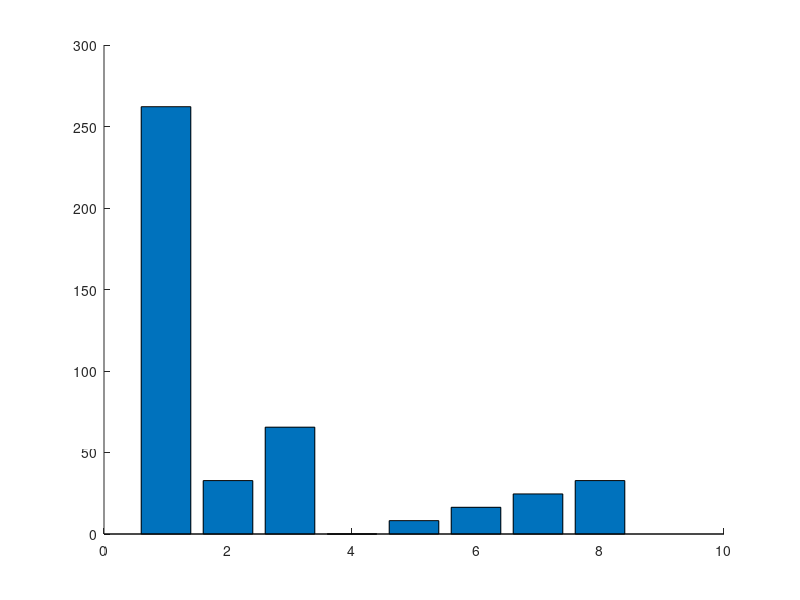

This chart was generated by the following MATLAB code: (Note: this script raises an error after producing the figure.)
% basic hybrid copy migration
	global wss numpages readrate dirtyrate pagesize b scinfo
	global totaltime downtime totaldata

% memory size in MB
r = 4096
r *= 1024 % convert to KB

% page dirty rate in percent (%): against to total memory pages
readrate = 0
prefix = strcat ("M4G_R", num2str(readrate))
readrate /= 100

dirtyrate = 100 
prefix = strcat (prefix, "_W", num2str(dirtyrate))
dirtyrate /= 100

% prediction accuracy 0 through 1
acc = 1

pagesize = 4 % in KB
numpages = r / pagesize

% delta compression rate
comp = 0.5 

% amount of CPU and device states in KB 
scinfo = 100

% working set size in number of pages
wss = numpages * 0.25

% 0: zero, 1: read, 2: dirtied, 3: inactive data
mem = zeros(1, numpages);

run = 1

%prefix = strcat (prefix, "_acc", num2str(acc), "_r", num2str(run))

% bandwidth in gbps
b = 1000 
b = b * 1024/8 % convert to KB

%fontsize = 10
fontsize = 18
%fontsize = 20

totaltime = 0;
downtime = 0;
totaldata = 0;

A = zeros(8, 3);

%%%%%%%%%%%%%%%%%%%%%%%%%%%%%%
% precopy migration
%%%%%%%%%%%%%%%%%%%%%%%%%%%%%%
fprintf('\n')
disp('==================== Precopy migration ====================')
% iterations
present = numpages * pagesize
iter = 0
while present > 50 && iter < 29 && totaldata < 4*r
	pretime = present / b
	totaltime += pretime
	totaldata += present
	present = numpages * pagesize * dirtyrate 
	%dirts = wss * dirtyrate
	iter += 1
end

% stop-and-copy phase
% stop conditions: 29 iterations, 50 pages, 4 memory size sent
scsent = scinfo + present * pagesize
downtime = scsent / b
totaltime += downtime
totaldata += scsent

% network fault rate
NFR = 0

A (1, 1) = totaltime;
A (1, 2) = downtime;
A (1, 3) = totaldata;

%%%%%%%%%%%%%%%%%%%%%%%%%%%%%%
% postcopy migration
%%%%%%%%%%%%%%%%%%%%%%%%%%%%%%
fprintf('\n')
disp('===================== Postcopy migration ======================')
totaltime = 0;
downtime = 0;
totaldata = 0;

% stop-and-copy phase
scsent = scinfo
downtime = scsent / b
totaltime += downtime
totaldata += scsent

% prepaging (bubbling) and on-demand paging
postsent = r
posttime = postsent/b
totaltime += posttime
totaldata += postsent
% network fault rate
NFR = 0.2

A (2, 1) = totaltime;
A (2, 2) = downtime;
A (2, 3) = totaldata;

%%%%%%%%%%%%%%%%%%%%%%%%%%%%%%
% hybrid copy migration
%%%%%%%%%%%%%%%%%%%%%%%%%%%%%%
fprintf('\n')
disp('==================== Hybrid copy migration ====================')
totaltime = 0;
downtime = 0;
totaldata = 0;

% precopy phase: single iteration
present = r
pretime = present / b
totaltime += pretime
totaldata += present

% stop-and-copy phase
bitmapsize = 500 % KB
scsent = scinfo + bitmapsize
downtime = scsent / b
totaltime += downtime
totaldata += scsent

% postcopy phase: prepaging (bubbling) and on-demand paging
%dirts = wss * dirtyrate
dirts = numpages * dirtyrate
postsent = dirts * pagesize
posttime = postsent/b
totaltime += posttime
totaldata += postsent
% network fault rate
NFR = 0.2

A (3, 1) = totaltime;
A (3, 2) = downtime;
A (3, 3) = totaldata;

%%%%%%%%%%%%%%%%%%%%%%%%%%%%%%
% proactive hybrid copy migration
%%%%%%%%%%%%%%%%%%%%%%%%%%%%%%
%disp(char(10))
fprintf('\n')
disp('=============== Proactive hybrid copy migration ================')

function [tt, dt, td] = prohybrid(acc)
	global wss numpages readrate dirtyrate pagesize b scinfo
	global totaltime downtime totaldata

	totaltime = 0;
	downtime = 0;
	totaldata = 0;

% precopy phase
% LRU, PFR

% scan the dirtied pages
% for dirtied pages
% 	mark dirtied (1)
% 	mem(random (1, wss * 0.1))	
%randperm(int64(wss * 0.1));
% for read pages
% 	mark read (2)
% 	mem (random (wss * 0.1, wss * 0.2))

% for pages
% 	predict read/write

% send the pages most likely to be read and least likely to be dirtied
% do not send the pages most likely to be dirtied
% construct queue with the order of p1/p2
%reads = numpages * 0.4 
% total read rate = wss * read_rate = 0.25 * 0.16 = 0.04 (4%)
%read_rate = 0.16
%read_rate = 0.04 % 4% of total memory
% total write rate = wss * write_rate = 0.25 * 0.16 = 0.04 (4%)
%write_rate = 0.16
%write_rate = 0.04 % 4% of total memory
% simple case: readonly pages (RO) - zero dirtied pages 
%RO = 0.3
	pred_pages = numpages * readrate * acc

% LRU
% for LRU queue
% 	mark sent
%	insert the pages into cache and perform delta compression

	present = pred_pages * pagesize
	pretime = present/b
	totaltime += pretime
	totaldata += present

	% stop-and-copy phase
	% send the CPU and device states
	bitmapsize = 500 % KB
	scsent = scinfo + bitmapsize
	downtime = scsent/b
	totaltime += downtime
	totaldata += scsent

	% postcopy phase
	postsent = (numpages - pred_pages) * pagesize

	% exclude the predicted dirtied pages 
	pred_dirts = numpages * dirtyrate * acc
	postsent = (numpages - pred_pages - pred_dirts) * pagesize
	posttime = postsent/b
	totaltime += posttime
	totaldata += postsent
end

% network fault rate
NFR = 0.2

prohybrid(acc)
A (4, 1) = totaltime;
A (4, 2) = downtime;
A (4, 3) = totaldata;

acc = 0.75
prohybrid(acc);
A (5, 1) = totaltime;
A (5, 2) = downtime;
A (5, 3) = totaldata;

acc = 0.5
prohybrid(acc);
A (6, 1) = totaltime;
A (6, 2) = downtime;
A (6, 3) = totaldata;

acc = 0.25
prohybrid(acc);
A (7, 1) = totaltime;
A (7, 2) = downtime;
A (7, 3) = totaldata;

acc = 0
prohybrid(acc);
A (8, 1) = totaltime;
A (8, 2) = downtime;
A (8, 3) = totaldata

%%%%%%%%%%%%%%%%%%%%%%%%%%%%%%%%%%%%%%%%%%%%%%%%%%%%%%%
%                     plotting
% precopy
% postcopy
% hybrid
% pro-hybrid
%%%%%%%%%%%%%%%%%%%%%%%%%%%%%%%%%%%%%%%%%%%%%%%%%%%%%%%

%prefix = "M4G_R14W14_acc100_r1"
%prefix = strcat ("M4G_R", readrate, "W", dirtyrate, "acc", acc, "r", run)
%prefix = strcat (prefix, "W")
%prefix = strcat (prefix, dirtyrate)

dlmwrite (prefix, A, ' ')

%%%%%%%%%%%%%%%%%%%% total time %%%%%%%%%%%%%%%%%%%%%%
figure;
output = strcat(prefix, ".tt");
%output = prefix
%x = ['PRECOPY', 'POSTCOPY', 'HYBRID', 'PRO-HYBRID'];
x = {'PRE', 'POST', 'HYBR', 'PROH100', 'PROH75', 'PROH50', 'PROH25', 'PROH0'};
%x = 1:1:length(A);
%plot(x, A(:,2)/1000000, x, A(:,3)/1000000, '-.*');
%plot(A(:,2));

%xtics = 1:4:16
%bar(xtics, A(:,1))
bar(A(:,1), 'Width', 2)
set(gca, 'XTick', 1:2:8, 'XTickLabel', x, 'FontSize', fontsize)
xlabel('COPY METHOD', 'FontSize', fontsize);
ylabel('TOTAL TIME (SEC)', 'FontSize', fontsize);
%legend('PRECOPY', 'POSTCOPY', 'HYBRID', 'PRO-HYBRID');
%bar(x, A(:,1))

saveas (1, strcat(output, ".png"));
saveas (1, strcat(output, ".eps"));
saveas (1, strcat(output, ".emf"));

%%%%%%%%%%%%%%%%%%%% downtime %%%%%%%%%%%%%%%%%%%%%%
figure;
output = strcat(prefix, ".dt");

bar(A(:,2))
set(gca, 'XTick', 1:8, 'XTickLabel', x, 'FontSize', fontsize)
xlabel('COPY METHOD', 'FontSize', fontsize);
ylabel('DOWNTIME (SEC)', 'FontSize', fontsize);

saveas (1, strcat(output, ".png"));
saveas (1, strcat(output, ".eps"));
saveas (1, strcat(output, ".emf"));

%%%%%%%%%%%%%%%%%%%% total data %%%%%%%%%%%%%%%%%%%%%%
figure;
output = strcat(prefix, ".td");

bar(A(:,3))
set(gca, 'XTick', 1:8, 'XTickLabel', x, 'FontSize', fontsize)
xlabel('COPY METHOD', 'FontSize', fontsize);
ylabel('TOTAL DATA TRANSFERRED (KB)', 'FontSize', fontsize);

saveas (1, strcat(output, ".png"));
saveas (1, strcat(output, ".eps"));
saveas (1, strcat(output, ".emf"));
